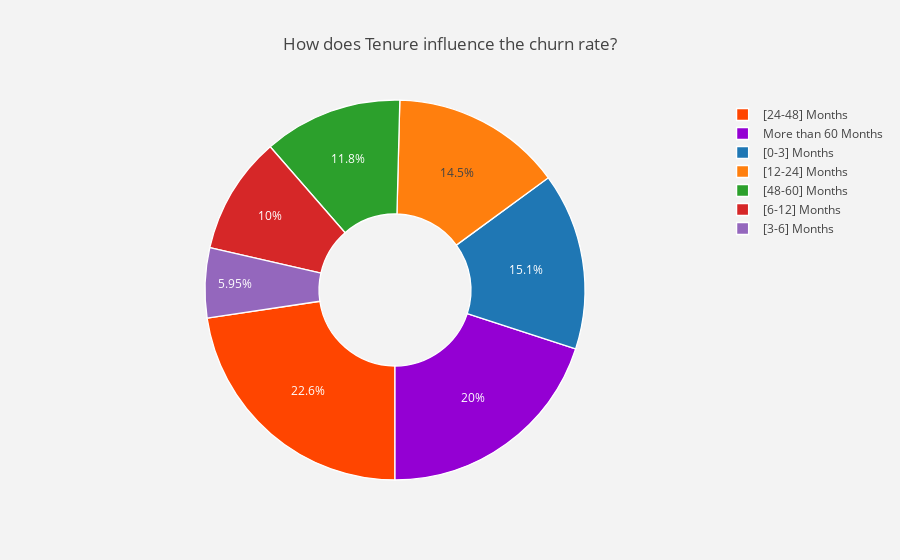

The code cell stored with this chart in its notebook:
### Code cell
lab = tlc_db["tenure_grouped"].value_counts().keys().tolist()
#values
val = tlc_db["tenure_grouped"].value_counts().values.tolist()

trace = pgo.Pie(labels = lab ,
               values = val ,
               marker = dict(colors =  [ 'orangered' ,'darkviolet'],
                             line = dict(color = "white",
                                         width =  1.3)
                            ),
               rotation = 180,
               hoverinfo = "label+value+text",
               hole = .4
              )
layout = pgo.Layout(dict(title = "How does Tenure influence the churn rate?",
                        plot_bgcolor  = "rgb(243,243,243)",
                        paper_bgcolor = "rgb(243,243,243)",
                       )
                  )

data = [trace]
fig = pgo.Figure(data = data,layout = layout)
py.iplot(fig)

### Figure 1 — Plotly figure (JSON) as saved in the notebook; plotly's stock layout.template omitted (floating-point values rounded to 4 significant figures)
{"data": [{"hole": 0.4, "hoverinfo": "label+value+text", "labels": ["[24-48] Months", "More than 60 Months", "[0-3] Months", "[12-24] Months", "[48-60] Months", "[6-12] Months", "[3-6] Months"], "marker": {"colors": ["orangered", "darkviolet"], "line": {"color": "white", "width": 1.3}}, "rotation": 180, "type": "pie", "uid": "e402e587-0a9f-4eaa-a613-36ea9d2730a3", "values": [1594, 1407, 1062, 1024, 832, 705, 419]}], "layout": {"paper_bgcolor": "rgb(243,243,243)", "plot_bgcolor": "rgb(243,243,243)", "title": {"text": "How does Tenure influence the churn rate?"}}}
